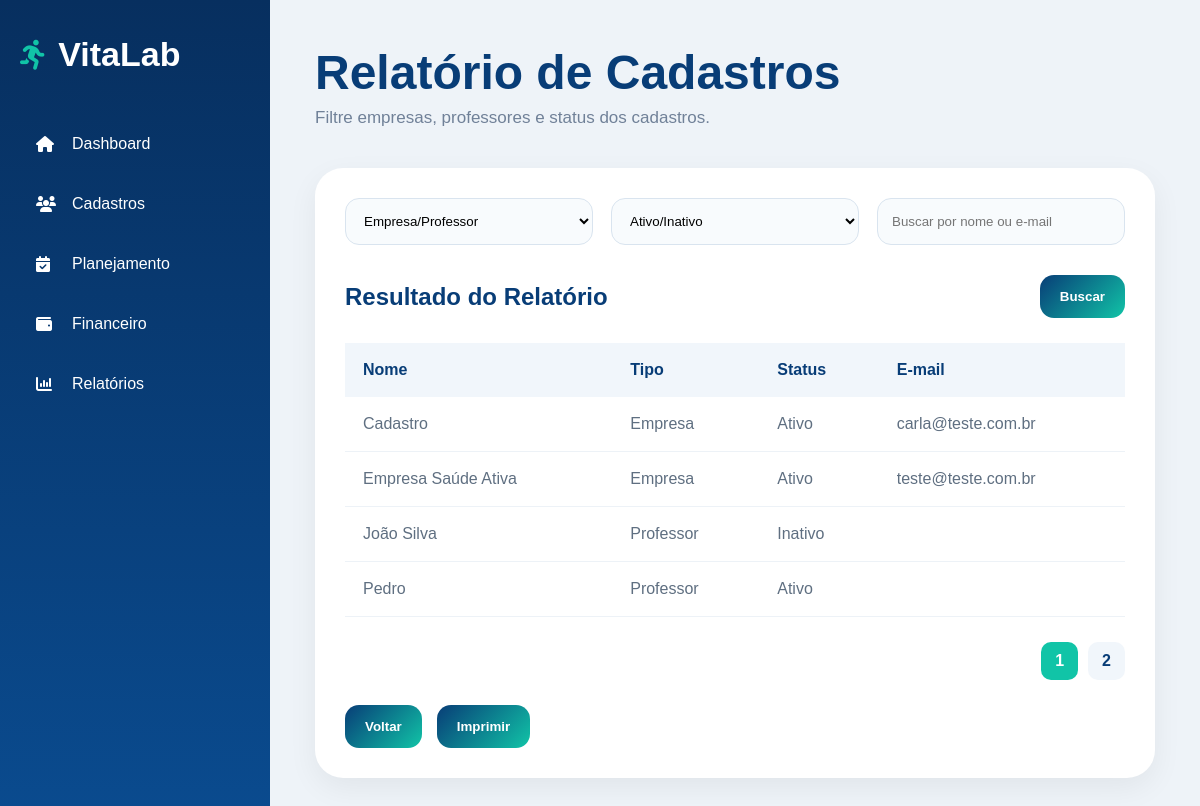
Before: /relatorio-cadastros with the older database file.
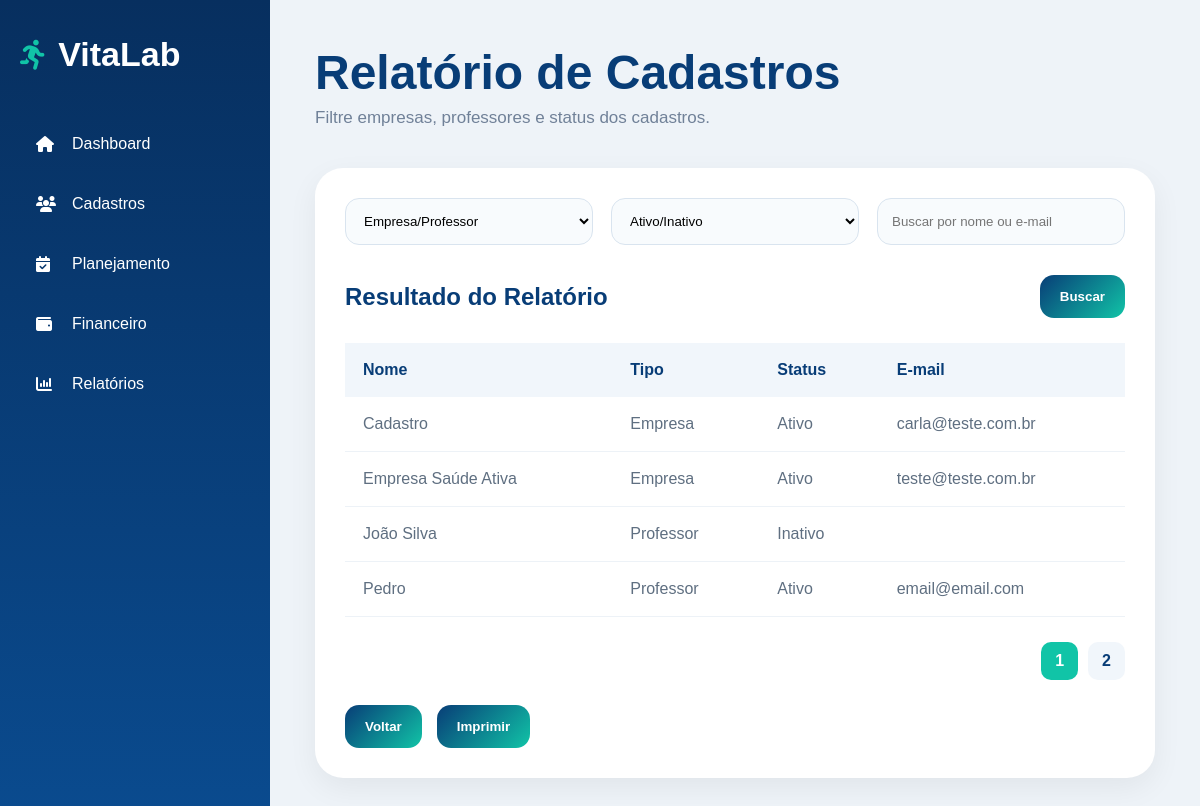
After: the same page with the newer database file.
### tables this page shows
CREATE TABLE cadastros (
    id INTEGER PRIMARY KEY AUTOINCREMENT,
    tipo TEXT NOT NULL,
    status TEXT NOT NULL,

    razao_social TEXT,
    nome_fantasia TEXT,
    cnpj TEXT,
    inscricao_estadual TEXT,
    endereco TEXT,
    contato_responsavel TEXT,
    email TEXT,
    data_inicio_contrato TEXT,
    data_renovacao_contrato TEXT,
    valor_mensal TEXT,
    dia_pagamento TEXT,
    horarios_aulas TEXT,
    professor_responsavel TEXT,
    dados_pagamento TEXT,
    quantidade_alunos TEXT,

    nome_professor TEXT,
    cpf TEXT,
    registro_mei TEXT,
    registro_cref TEXT,
    empresas_vinculadas TEXT,
    valor_pagamento TEXT
, professor_responsavel_id INTEGER);

### app.py (the view, shortened to what this page needs)
@app.route("/relatorio-cadastros")
def relatorio_cadastros():
    tipo = request.args.get("tipo", "")
    status = request.args.get("status", "")
    busca = request.args.get("busca", "")
    query = """
        SELECT *
        FROM cadastros
        WHERE 1=1
    """
    parametros = []
    if tipo:
        query += " AND tipo = ?"
        parametros.append(tipo)
    if status:
        query += " AND status = ?"
        parametros.append(status)
    query += " ORDER BY tipo, nome_fantasia, nome_professor"
    conexao = conectar_banco()
    cadastros = conexao.execute(query, parametros).fetchall()
    conexao.close()
    return render_template(
        "relatorio-cadastros.html",
        cadastros=cadastros
    )

### app.py (called while the page is built)
def conectar_banco():
    conexao = sqlite3.connect("vitalab.db")
    conexao.row_factory = sqlite3.Row
    return conexao

### templates/relatorio-cadastros.html (shortened to what this page needs)
<!DOCTYPE html>
<html lang="pt-br">
<head>
<link rel="stylesheet" href="{{ url_for('static', filename='style.css') }}">
<link rel="stylesheet" href="https://cdnjs.cloudflare.com/ajax/libs/font-awesome/6.5.1/css/all.min.css">
</head>
<body class="system-page">
<div class="sidebar">
    <div class="sidebar-logo"><i class="fa-solid fa-person-running"></i><h2>VitaLab</h2></div>
    <ul class="sidebar-menu">
        <li><a href="/dashboard"><i class="fa-solid fa-house"></i>Dashboard</a></li>
        <li><a href="/cadastros"><i class="fa-solid fa-users"></i>Cadastros</a></li>
        <li><a href="/planejamento"><i class="fa-solid fa-calendar-check"></i>Planejamento</a></li>
        <li><a href="/financeiro"><i class="fa-solid fa-wallet"></i>Financeiro</a></li>
        <li><a href="/relatorios"><i class="fa-solid fa-chart-column"></i>Relatórios</a></li>
    </ul>
</div>
<div class="content-area">
    <div class="topbar">
        <h1>Relatório de Cadastros</h1>
        <p>Filtre empresas, professores e status dos cadastros.</p>
    </div>
    <div class="table-card">
        <form method="GET" action="/relatorio-cadastros">
            <div class="filters-grid">
                <select name="tipo">
                    <option value="">Empresa/Professor</option>
                </select>
                <select name="status">
                    <option value="">Ativo/Inativo</option>
                </select>
                <input type="text" name="busca" placeholder="Buscar por nome ou e-mail">
            </div>
            <div class="table-header">
                <h2>Resultado do Relatório</h2>
                <div class="header-actions">
                    <button type="submit" class="secondary-button">
                        Buscar
                    </button>
                </div>
            </div>
        </form>
        <div class="table-wrapper">
            <table>
                <thead>
                    <tr>
                        <th>Nome</th>
                        <th>Tipo</th>
                        <th>Status</th>
                        <th>E-mail</th>
                    </tr>
                </thead>
                <tbody>
                    {% for cadastro in cadastros %}
                    <tr>
                        <td>
                            {% if cadastro['tipo'] == 'Empresa' %}
                                {{ cadastro['nome_fantasia'] or cadastro['razao_social'] or '' }}
                            {% else %}
                                {{ cadastro['nome_professor'] or '' }}
                            {% endif %}
                        </td>
                        <td>{{ cadastro['tipo'] or '' }}</td>
                        <td>{{ cadastro['status'] or '' }}</td>
                        <td>{{ cadastro['email'] or '' }}</td>
                    </tr>
                    {% endfor %}
                </tbody>
            </table>
        </div>
        <div class="pagination">
            <span class="active-page">1</span>
            <a href="#">2</a>
        </div>
        <div class="action-buttons">
            <a href="/relatorios"><button class="secondary-button">Voltar</button></a>
            <button class="secondary-button" onclick="window.print()">Imprimir</button>
        </div>
    </div>
</div>
</body>
</html>

Changed rows visible on the page:
changed cadastros "Pedro": email (not shown) → "email@email.com"
